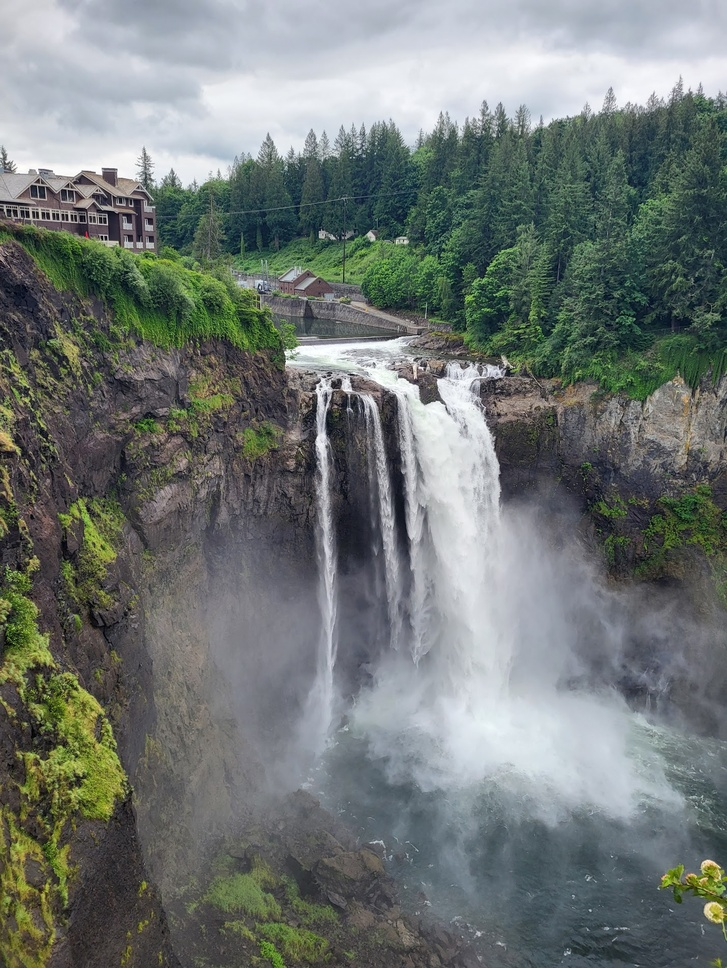
#> input picture example1/d.jpg, 727 x 968 px, shrunk from 1430 x 1905 before the run, found by its file name; its folder holds 4 pictures in this run
$ python object_separation.py
#> lines starting #> are read from the running program, lines starting #| are printed output that depends on the picture; after the words box and inside, x2 and y2 are one past the last pixel; in counts of white or black regions, pixels touching at a corner belong together
"""
object_separation.py — iteration 7
------------------------------------
Applies per-zone procedural textures to image d using iteration 6 segmentation.
Each texture is computed as a float multiplier array then applied to the original pixels.

Zone → Texture:
  0 (red)    right forest/clouds  → TV glitch: row shifts + chromatic aberration + noise
  1 (blue)   sky                  → horizontal scanlines (CRT screen feel)
  2 (green)  left forest/cliff    → halftone dot grid (newspaper/offset print)
  3 (yellow) foreground rocks     → heavy TV static noise multiplier
  4 (purple) waterfall/mist       → concentric ripple rings centered on the falls
"""

import numpy as np
import cv2
from scipy.ndimage import median_filter, uniform_filter

DIR_IN  = "C:/Users/coles/Desktop/editor/example1"
DIR_OUT = "C:/Users/coles/Desktop/editor/example1/iteration_7"

# ── segmentation (same as iteration 6) ───────────────────────────────────────

K=5; SPATIAL_W=0.35; TEXTURE_W=0.8; TEXTURE_WIN=21
BILATERAL_D=15; BILATERAL_SC=40; BILATERAL_SS=40
LABEL_MED=21; ONEHOT_BLUR=301

def load(name):
#> called with name = 'd'
    img = cv2.imread(f"{DIR_IN}/{name}.jpg")
#> img is the input picture: shape (968, 727, 3); mean B, G, R 116.7, 119.5, 112.7
    return cv2.cvtColor(img, cv2.COLOR_BGR2RGB)

def save(arr, name):
    out = cv2.cvtColor(arr.astype(np.uint8), cv2.COLOR_RGB2BGR)
    cv2.imwrite(f"{DIR_OUT}/{name}.jpg", out)
    print(f"  saved {name}.jpg")

def get_labels(img):
    h, w = img.shape[:2]
#> h = 968; w = 727
    smooth = cv2.bilateralFilter(img, BILATERAL_D, BILATERAL_SC, BILATERAL_SS)
    f = smooth.astype(np.float32)
    total = f[...,0]+f[...,1]+f[...,2]+1e-6
    r_c, g_c = f[...,0]/total, f[...,1]/total
    gray = np.mean(smooth.astype(np.float32)/255., axis=2)
    mean = uniform_filter(gray, size=TEXTURE_WIN)
    mean_sq = uniform_filter(gray**2, size=TEXTURE_WIN)
    std = np.sqrt(np.maximum(mean_sq - mean**2, 0))
    tex = std / (std.max() + 1e-9) * TEXTURE_W
    ys, xs = np.mgrid[0:h, 0:w]
    xn = xs.astype(np.float32)/(w-1)*SPATIAL_W
    yn = ys.astype(np.float32)/(h-1)*SPATIAL_W
    feats = np.stack([r_c, g_c, tex, xn, yn], axis=2).reshape(-1,5).astype(np.float32)
    criteria = (cv2.TERM_CRITERIA_EPS+cv2.TERM_CRITERIA_MAX_ITER, 80, 0.01)
    _, lf, _ = cv2.kmeans(feats, K, None, criteria, 12, cv2.KMEANS_PP_CENTERS)
    labels = median_filter(lf.reshape(h,w), size=LABEL_MED)
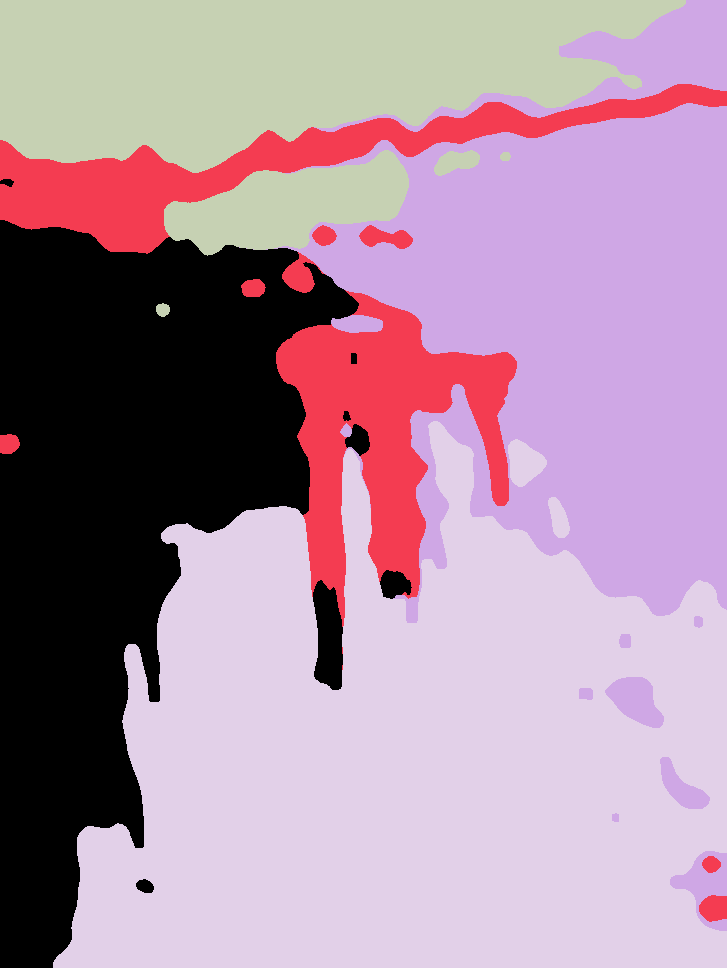
#> labels: shape (968, 727) int32; 5 distinct labels, from 0 to 4; one colour per label, 0 black
    # one-hot → wide blur → argmax
    bs = ONEHOT_BLUR if ONEHOT_BLUR%2==1 else ONEHOT_BLUR+1
    onehot = np.zeros((h,w,K), np.float32)
    for i in range(K):
        onehot[...,i] = (labels==i).astype(np.float32)
    blurred = np.stack([cv2.GaussianBlur(onehot[...,i],(bs,bs),0) for i in range(K)], axis=2)
    return np.argmax(blurred, axis=2).astype(np.int32)
#> returned value: shape (968, 727) int32; 5 distinct labels, from 0 to 4

# ── texture generators ────────────────────────────────────────────────────────

def tex_scanlines(h, w, line_gap=4, dim=0.25):
    """Horizontal CRT scanlines — alternating bright/dim rows."""
    pat = np.ones((h, w), np.float32)
    pat[::line_gap] = dim
    return pat[..., np.newaxis]   # (H,W,1) for broadcast over RGB

def tex_halftone(h, w, spacing=14, radius_frac=0.42):
    """Regular grid of circular dots — newspaper offset print feel."""
    yy, xx = np.mgrid[0:h, 0:w].astype(np.float32)
    # nearest dot centre
    cy = (yy // spacing) * spacing + spacing / 2
    cx = (xx // spacing) * spacing + spacing / 2
    dist = np.sqrt((yy - cy)**2 + (xx - cx)**2)
    dot = (dist < spacing * radius_frac).astype(np.float32)
    # dots = 1.0 (show original), gaps = 0.15 (nearly black)
    pat = dot * 0.85 + 0.15
    return pat[..., np.newaxis]

def tex_tv_static(h, w, base_noise=0.55, glitch_frac=0.06):
    """
    Per-pixel random noise multiplier + horizontal glitch bands.
    glitch_frac of rows get a high-intensity shift of the noise floor.
    """
    noise = np.random.uniform(1 - base_noise, 1 + base_noise, (h, w)).astype(np.float32)
    # glitch rows: random fraction of rows get blown-out noise
    glitch_rows = np.random.choice(h, int(h * glitch_frac), replace=False)
    noise[glitch_rows] = np.random.uniform(0.1, 2.2, (len(glitch_rows), w))
    return noise[..., np.newaxis]

def tex_glitch_rgb(img_region):
    """
    TV glitch applied directly (not a multiplier — replaces pixels).
    Row-level horizontal shifts + per-channel chromatic aberration.
    """
    out = img_region.astype(np.float32).copy()
    h, w = out.shape[:2]
    # shift ~12% of rows randomly
    shift_rows = np.random.choice(h, max(1, h//8), replace=False)
    for y in shift_rows:
        s = int(np.random.choice([-1,1]) * np.random.randint(8, 30))
        out[y] = np.roll(out[y], s, axis=0)
    # chromatic aberration on another set of rows
    aber_rows = np.random.choice(h, max(1, h//6), replace=False)
    for y in aber_rows:
        s = np.random.randint(4, 14)
        out[y,:,0] = np.roll(out[y,:,0], s)    # red channel shifts right
        out[y,:,2] = np.roll(out[y,:,2], -s)   # blue channel shifts left
    # global noise
    noise = np.random.uniform(0.6, 1.4, (h, w, 1))
    out = out * noise
    return np.clip(out, 0, 255).astype(np.uint8)

def tex_mosaic(img_region, block=22):
    """Pixelation: downsample then nearest-neighbour upsample."""
    h, w = img_region.shape[:2]
    small = cv2.resize(img_region, (max(1, w//block), max(1, h//block)),
                       interpolation=cv2.INTER_AREA)
    return cv2.resize(small, (w, h), interpolation=cv2.INTER_NEAREST)

def tex_ripple_rings(h, w, cy=None, cx=None, freq=18, depth=0.45):
    """
    Concentric sinusoidal rings emanating from (cy, cx).
    Multiplier oscillates between (1-depth) and (1+depth).
    """
    if cy is None: cy = h // 2
    if cx is None: cx = w // 2
    yy, xx = np.mgrid[0:h, 0:w].astype(np.float32)
    dist = np.sqrt((yy - cy)**2 + (xx - cx)**2)
    pat = 1.0 + depth * np.sin(dist / freq * 2 * np.pi).astype(np.float32)
    return pat[..., np.newaxis]

# ── apply textures per zone ───────────────────────────────────────────────────

def apply_textures(img, labels):
    h, w = img.shape[:2]
#> h = 968; w = 727
    out = np.zeros_like(img, dtype=np.float32)

    for zone in range(K):
        mask = labels == zone
        region = img.copy()
        region[~mask] = 0
        orig = img.astype(np.float32)

        if zone == 0:   # right forest/clouds → halftone dots (swapped from green)
            tex = tex_halftone(h, w, spacing=13, radius_frac=0.4)
            out[mask] = (orig * tex)[mask]

        elif zone == 1: # sky → scanlines
            tex = tex_scanlines(h, w, line_gap=3, dim=0.2)
            out[mask] = (orig * tex)[mask]

        elif zone == 2: # left forest → TV static noise (swapped from red)
            np.random.seed(42)
            tex = tex_tv_static(h, w, base_noise=0.6, glitch_frac=0.08)
            out[mask] = (orig * tex)[mask]

        elif zone == 3: # foreground rocks → TV glitch (swapped from red)
            glitched = tex_glitch_rgb(img)
            out[mask] = glitched.astype(np.float32)[mask]

        elif zone == 4: # waterfall/mist → concentric ripple rings
            # centre rings on approximate waterfall position
            cy, cx = int(h * 0.55), int(w * 0.5)
            tex = tex_ripple_rings(h, w, cy=cy, cx=cx, freq=16, depth=0.5)
            out[mask] = (orig * tex)[mask]
#> this loop made 5 passes
#> pass 1, in apply_textures, `mask = labels == zone`:
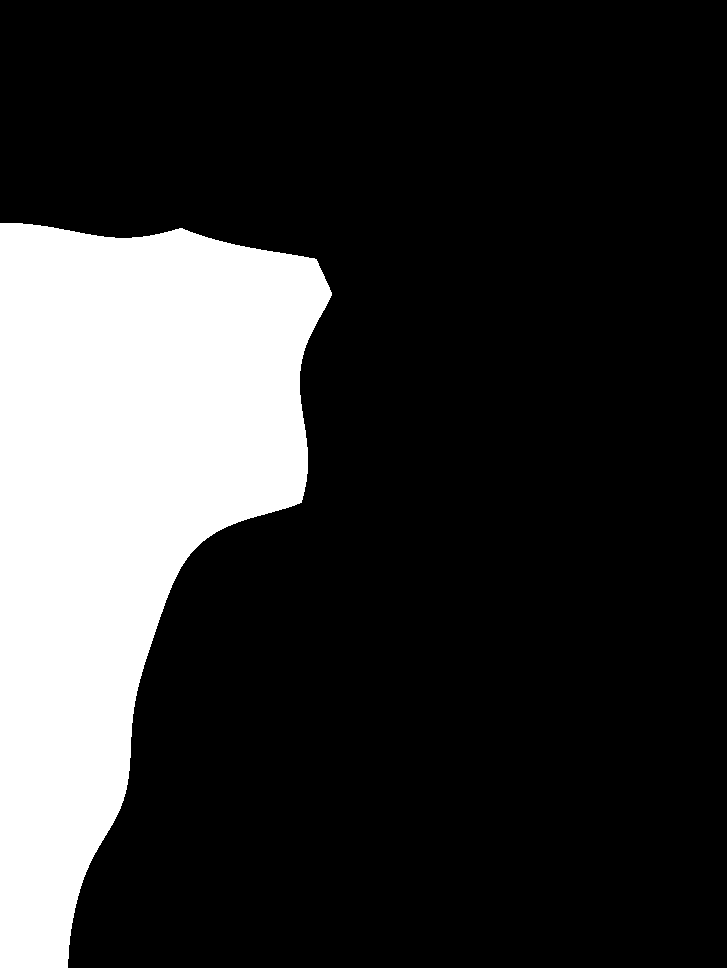
#> mask: shape (968, 727) bool; 20.7% white; 1 white region, box (x1, y1, x2, y2) and area: (0, 223, 332, 968) 145341
#> pass 1, in tex_halftone, `yy, xx = np.mgrid[0:h, 0:w].astype(np.float32)`:
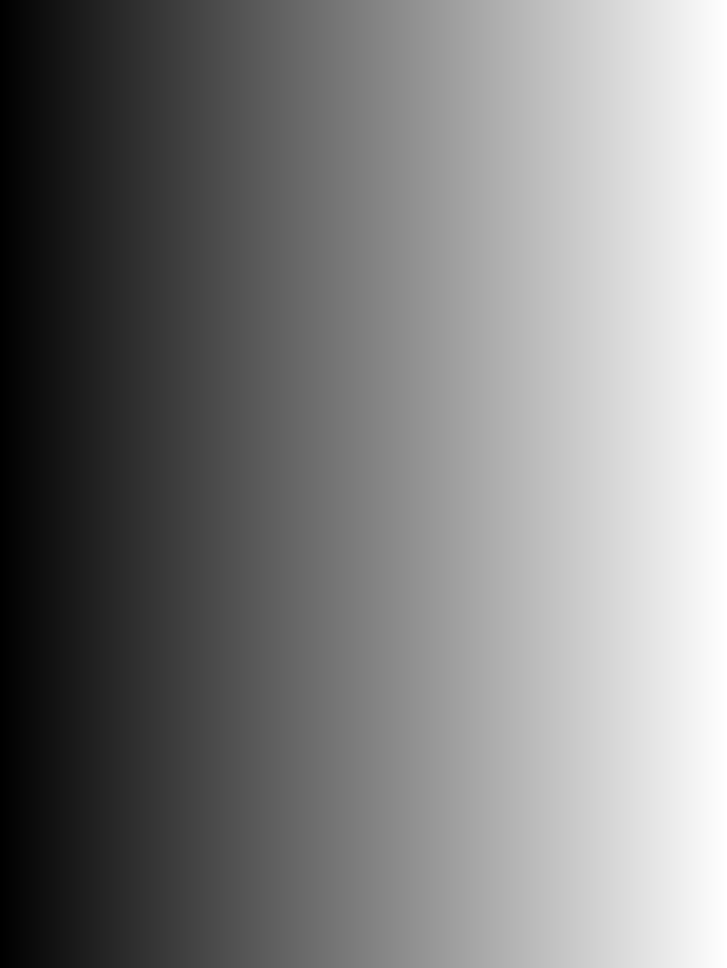
#> xx: shape (968, 727) float32; min 0, max 726, mean 363; drawn with min black and max white
#> after the loop:
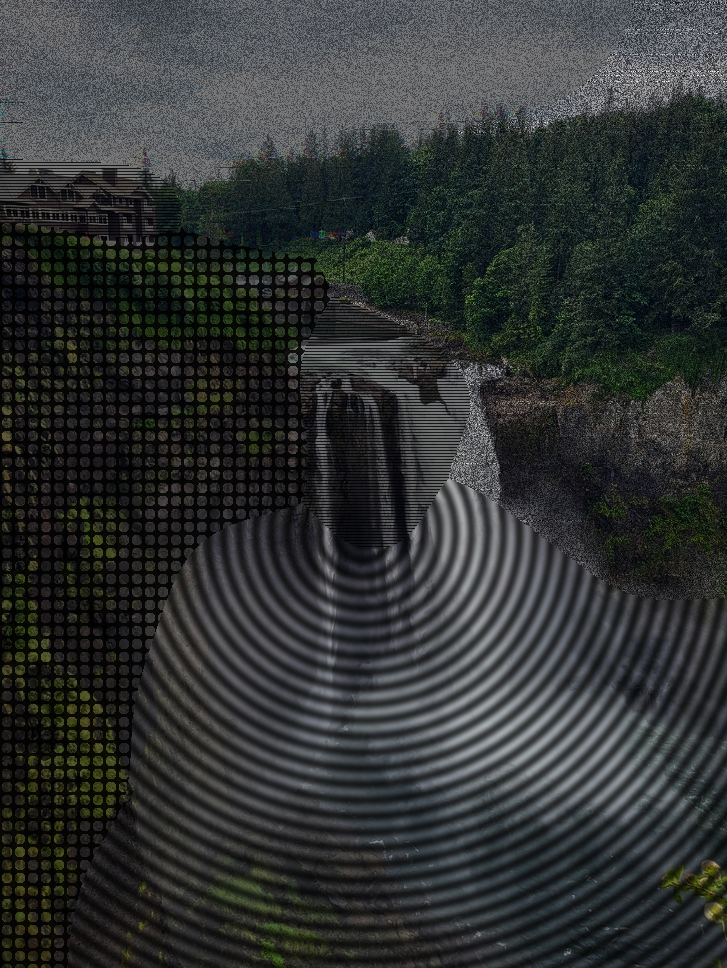
#> out: shape (968, 727, 3) float32; mean R, G, B 103.1, 109.5, 108; drawn with min black and max white
#> after the loop:
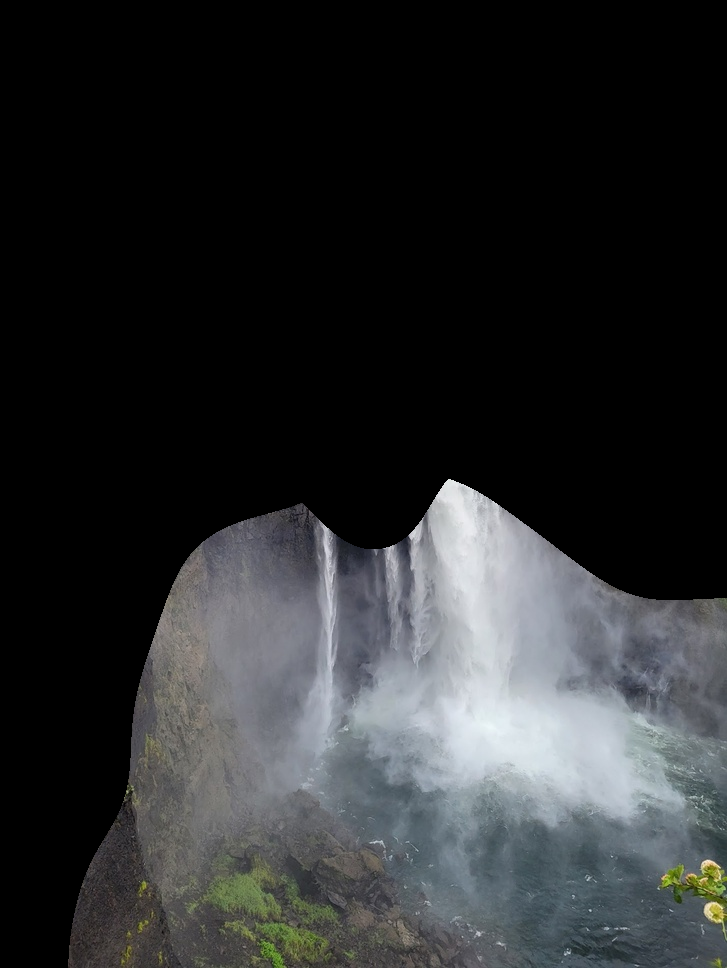
#> region: shape (968, 727, 3); mean R, G, B 42.6, 44.4, 45.6

    return np.clip(out, 0, 255).astype(np.uint8)
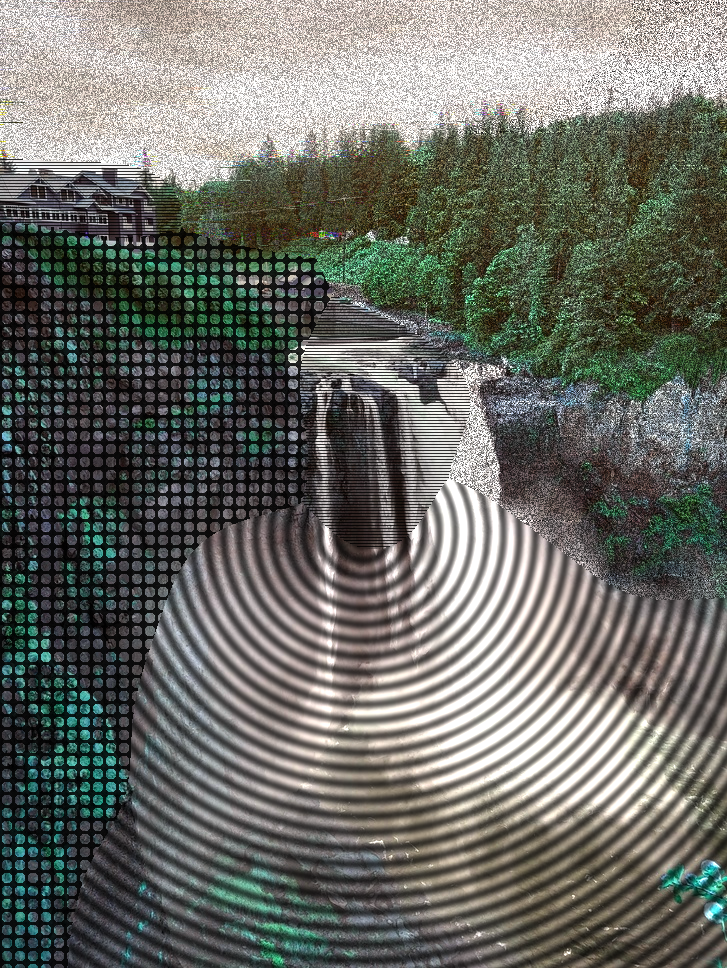
#> returned value: shape (968, 727, 3); mean of channels 0, 1, 2 101.8, 108.1, 106.3; drawn as B, G, R

# ── segment colorisation for reference ───────────────────────────────────────

PALETTE = np.array([[231,76,60],[52,152,219],[46,204,113],[241,196,15],[155,89,182]], np.uint8)

def colorize(labels):
    out = np.zeros((*labels.shape, 3), np.uint8)
    for i in range(K):
        out[labels==i] = PALETTE[i]
    return out

# ── main ──────────────────────────────────────────────────────────────────────

if __name__ == "__main__":
    print("Loading d.jpg and computing labels...")
    img    = load("d")
    labels = get_labels(img)
    save(colorize(labels), "d_segments")

    print("Applying per-zone textures...")
    result = apply_textures(img, labels)
    save(result, "d_textured")
    print("Done.")
